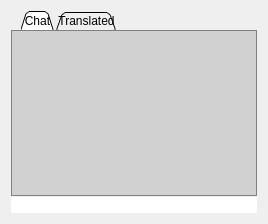
<?xml version="1.0" encoding="UTF-8"?>
<ui version="4.0">
 <class>ChatWidget</class>
 <widget class="QWidget" name="ChatWidget">
  <property name="geometry">
   <rect>
    <x>0</x>
    <y>0</y>
    <width>268</width>
    <height>224</height>
   </rect>
  </property>
  <property name="sizePolicy">
   <sizepolicy hsizetype="Maximum" vsizetype="Maximum">
    <horstretch>0</horstretch>
    <verstretch>0</verstretch>
   </sizepolicy>
  </property>
  <property name="minimumSize">
   <size>
    <width>268</width>
    <height>224</height>
   </size>
  </property>
  <property name="windowTitle">
   <string>Form</string>
  </property>
  <property name="styleSheet">
   <string notr="true">QTextBrowser {
	border: 1px solid gray;
	background-color: rgba(0, 0, 0, 32);
}

QTabWidget::pane {
	background: rgba(0, 0, 0, 0);
	border: 0;

    /*    
    position: absolute;
    top: 7px;
    */
}
QTabWidget::tab-bar {
	left: 10px;
}
QTabBar::tab {
    background: qlineargradient(x1: 0, y1: 0, x2: 0, y2: 1,
                                   stop: 0 rgba(0, 0, 0, 16),
								   stop: 0.4 rgba(0, 0, 0, 32),
                                   stop: 0.5 rgba(0, 0, 0, 30),
                                   stop: 1.0 rgba(0, 0, 0, 16));
	min-width: 8ex;
	padding: 2px;
	margin-right: 2px;
/*
	padding: 4px;
	margin-right: 2px;
	min-width: 40px;
*/
		
;
}


QTabBar::tab:selected, QTabBar::tab:hover {
    background: qlineargradient(x1: 0, y1: 0, x2: 0, y2: 1,
                                   stop: 0 rgba(0, 0, 0, 32),
								   stop: 0.4 rgba(0, 0, 0, 64),
                                   stop: 0.5 rgba(0, 0, 0, 60),
                                   stop: 1.0 rgba(0, 0, 0, 32));
	border: 1px solid gray;
	border-bottom: 0;

 }
QScrollBar:vertical {
	border: 1px solid grey;
	background: rgba(0, 0, 0, 0);
	width: 15px;
	margin: 19px 0 19px 0;
}
QScrollBar::handle:vertical {
	background: rgba(0, 0, 0, 32);
	border-top: 1px solid grey;
	border-bottom: 1px solid grey;
	min-height: 45px;
	margin-top: -1;
	margin-bottom: -1;
}
QScrollBar::add-line:vertical {
	border: 1px solid grey;
	background: rgba(0, 0, 0, 32);
	height: 15px;
	subcontrol-position: bottom;
	subcontrol-origin: margin;
}
QScrollBar::sub-line:vertical {
	border: 1px solid grey;
	background: rgba(0, 0, 0, 32);
	height: 15px;
	subcontrol-position: top;
	subcontrol-origin: margin;
}

QScrollBar::up-arrow:vertical, QScrollBar::down-arrow:vertical {
	border: 1px solid grey;
	width: 5px;
	height: 5px;
	background: rgb(0, 0, 0, 32);
}
QScrollBar::add-page:vertical, QScrollBar::sub-page:vertical {
	background: none;
}
</string>
  </property>
  <layout class="QVBoxLayout" name="ChatVerticalLayout">
   <property name="spacing">
    <number>1</number>
   </property>
   <item>
    <widget class="QTabWidget" name="mp_tabWidget">
     <property name="focusPolicy">
      <enum>Qt::WheelFocus</enum>
     </property>
     <property name="styleSheet">
      <string notr="true"/>
     </property>
     <property name="tabShape">
      <enum>QTabWidget::Triangular</enum>
     </property>
     <property name="currentIndex">
      <number>0</number>
     </property>
     <widget class="QWidget" name="mp_tabChat">
      <attribute name="title">
       <string>Chat</string>
      </attribute>
      <layout class="QGridLayout" name="gridLayoutForChat">
       <property name="verticalSpacing">
        <number>0</number>
       </property>
       <property name="margin">
        <number>0</number>
       </property>
       <item row="0" column="0">
        <widget class="QTextBrowser" name="mp_chatView">
         <property name="focusPolicy">
          <enum>Qt::NoFocus</enum>
         </property>
         <property name="styleSheet">
          <string notr="true"/>
         </property>
         <property name="html">
          <string>&lt;!DOCTYPE HTML PUBLIC &quot;-//W3C//DTD HTML 4.0//EN&quot; &quot;http://www.w3.org/TR/REC-html40/strict.dtd&quot;&gt;
&lt;html&gt;&lt;head&gt;&lt;meta name=&quot;qrichtext&quot; content=&quot;1&quot; /&gt;&lt;style type=&quot;text/css&quot;&gt;
p, li { white-space: pre-wrap; }
&lt;/style&gt;&lt;/head&gt;&lt;body style=&quot; font-family:'Lucida Grande'; font-size:13pt; font-weight:400; font-style:normal;&quot;&gt;
&lt;p style=&quot;-qt-paragraph-type:empty; margin-top:0px; margin-bottom:0px; margin-left:0px; margin-right:0px; -qt-block-indent:0; text-indent:0px; font-family:'DejaVu Sans'; font-size:9pt; color:#ffffff;&quot;&gt;&lt;/p&gt;&lt;/body&gt;&lt;/html&gt;</string>
         </property>
         <property name="openExternalLinks">
          <bool>true</bool>
         </property>
         <property name="openLinks">
          <bool>true</bool>
         </property>
        </widget>
       </item>
      </layout>
     </widget>
     <widget class="QWidget" name="mp_tabTranslated">
      <attribute name="title">
       <string>Translated</string>
      </attribute>
      <layout class="QGridLayout" name="gridLayoutForTranslated">
       <property name="margin">
        <number>0</number>
       </property>
       <property name="spacing">
        <number>0</number>
       </property>
       <item row="0" column="0">
        <widget class="QTextBrowser" name="mp_chatTranslatedView">
         <property name="font">
          <font>
           <italic>false</italic>
          </font>
         </property>
         <property name="html">
          <string>&lt;!DOCTYPE HTML PUBLIC &quot;-//W3C//DTD HTML 4.0//EN&quot; &quot;http://www.w3.org/TR/REC-html40/strict.dtd&quot;&gt;
&lt;html&gt;&lt;head&gt;&lt;meta name=&quot;qrichtext&quot; content=&quot;1&quot; /&gt;&lt;style type=&quot;text/css&quot;&gt;
p, li { white-space: pre-wrap; }
&lt;/style&gt;&lt;/head&gt;&lt;body style=&quot; font-family:'Lucida Grande'; font-size:13pt; font-weight:400; font-style:normal;&quot;&gt;
&lt;p style=&quot;-qt-paragraph-type:empty; margin-top:0px; margin-bottom:0px; margin-left:0px; margin-right:0px; -qt-block-indent:0; text-indent:0px; font-family:'DejaVu Sans'; font-size:9pt;&quot;&gt;&lt;/p&gt;&lt;/body&gt;&lt;/html&gt;</string>
         </property>
         <property name="openExternalLinks">
          <bool>true</bool>
         </property>
        </widget>
       </item>
      </layout>
     </widget>
    </widget>
   </item>
   <item>
    <widget class="QLineEdit" name="mp_messageBox">
     <property name="sizePolicy">
      <sizepolicy hsizetype="Expanding" vsizetype="Preferred">
       <horstretch>0</horstretch>
       <verstretch>0</verstretch>
      </sizepolicy>
     </property>
     <property name="frame">
      <bool>false</bool>
     </property>
    </widget>
   </item>
  </layout>
 </widget>
 <resources/>
 <connections/>
</ui>
